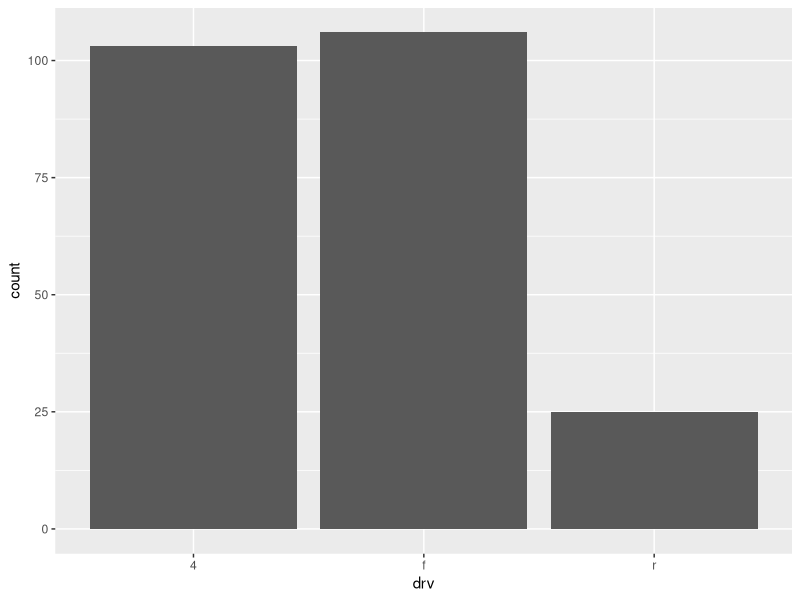
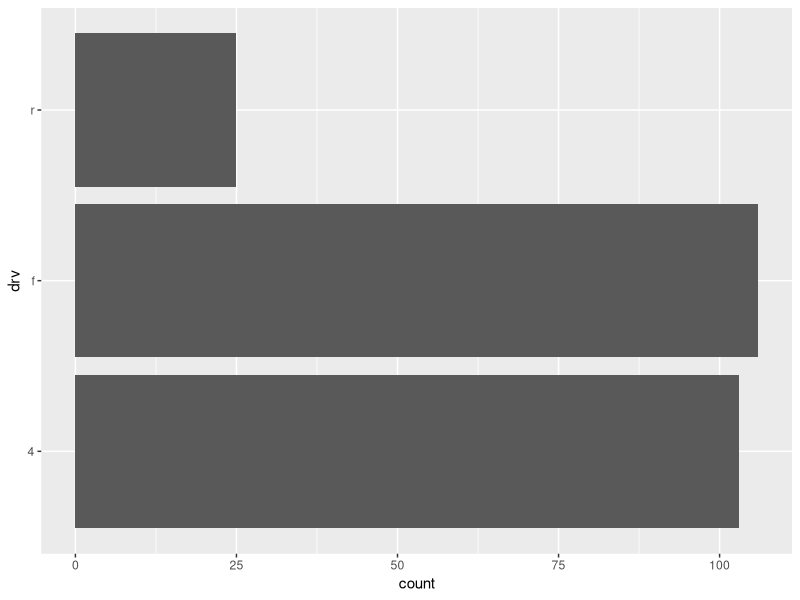

The R source for these figures, in order:
## ---- chunk 1
knitr::opts_chunk$set(echo = TRUE,
                      message = FALSE,
                      warning = FALSE)
library(tidyverse)
## ---- chunk 2
ggplot(data = mpg,
       mapping = aes(x = drv)) +
  geom_bar()
## ---- chunk 3
ggplot(data = mpg,
       mapping = aes(y = drv)) +
  geom_bar()
